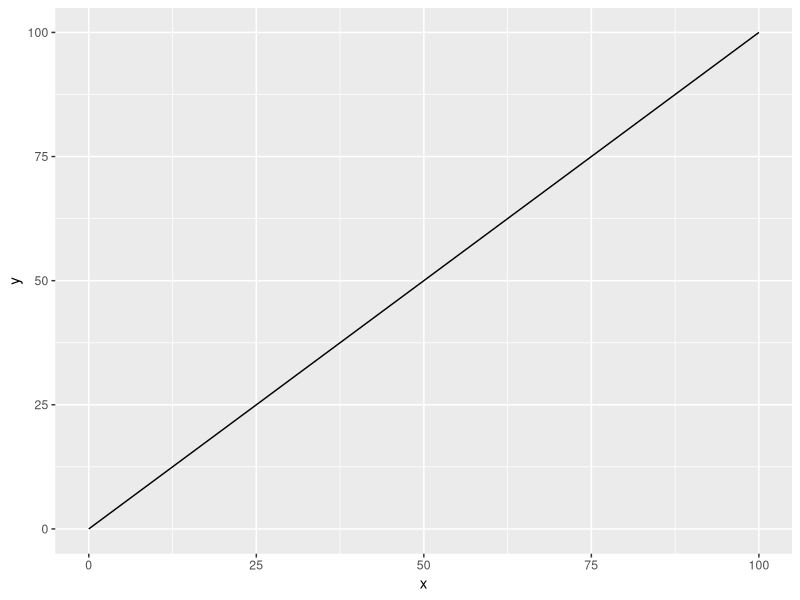

This chart was generated by the following R code:
# Manuscript Figure 1
# 2 x 3 panes 
# top row: hypothetical relationship between total P and FP cover 
# bottom row: data and model fits of total P and FP cover 

# Set working directory 
setwd("C:/Users/Mike/Desktop/Dropbox/CT & LI  Duckweed Surveys/Survey Analysis All") 

library(ggplot2)

# create a blank plot - but you cannot view it until you add a line 
f <- ggplot(data.frame(x = c(0, 100)), aes(x)) 

# describe a function here 
linear <- function(x) {x}

# add the function to the plot 
f + stat_function(fun = linear)


# make the 6 plots then 
# arrange plots using either plot.arrange() or grid.arrange()